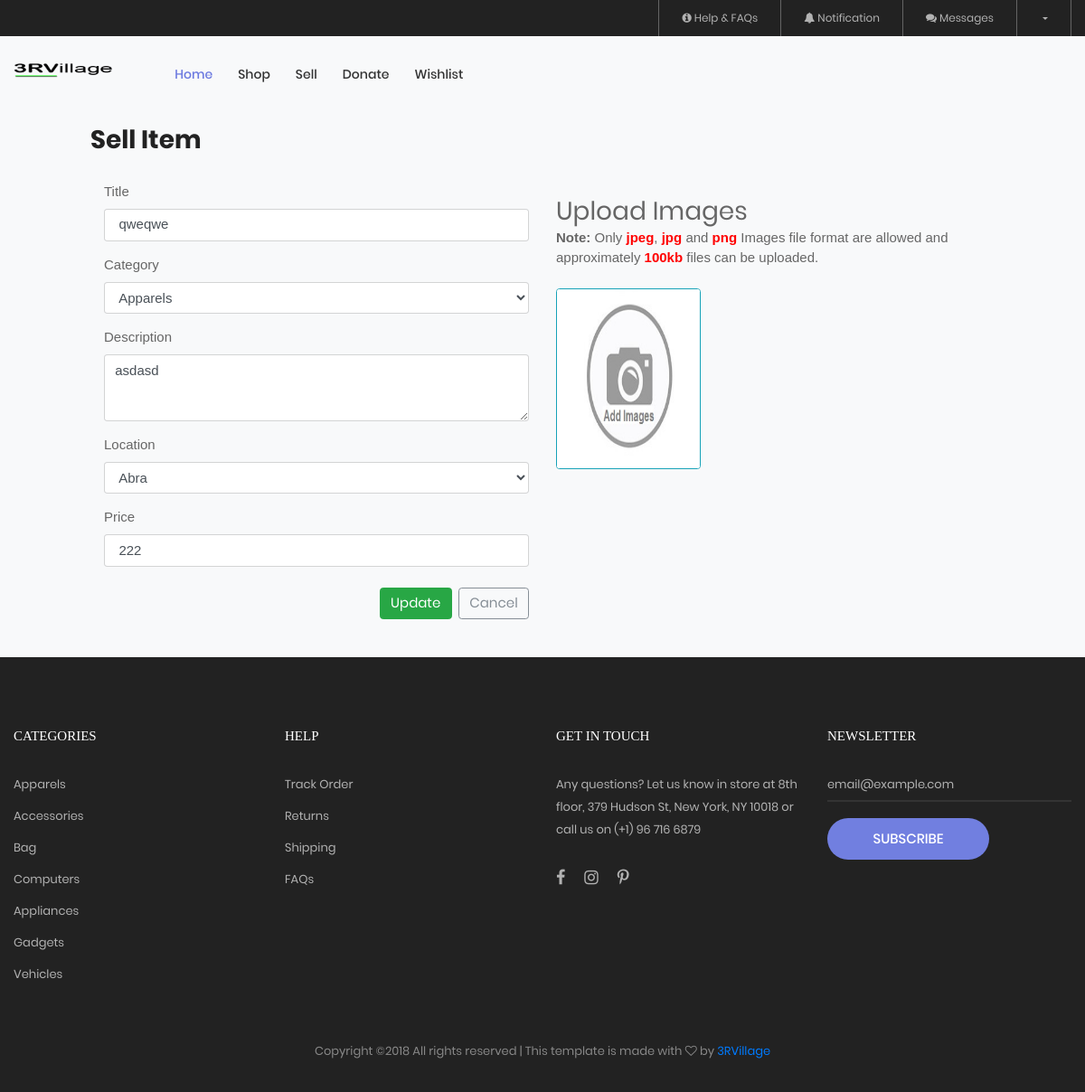
Page /updatepost.php?id=2 on the earlier database version.
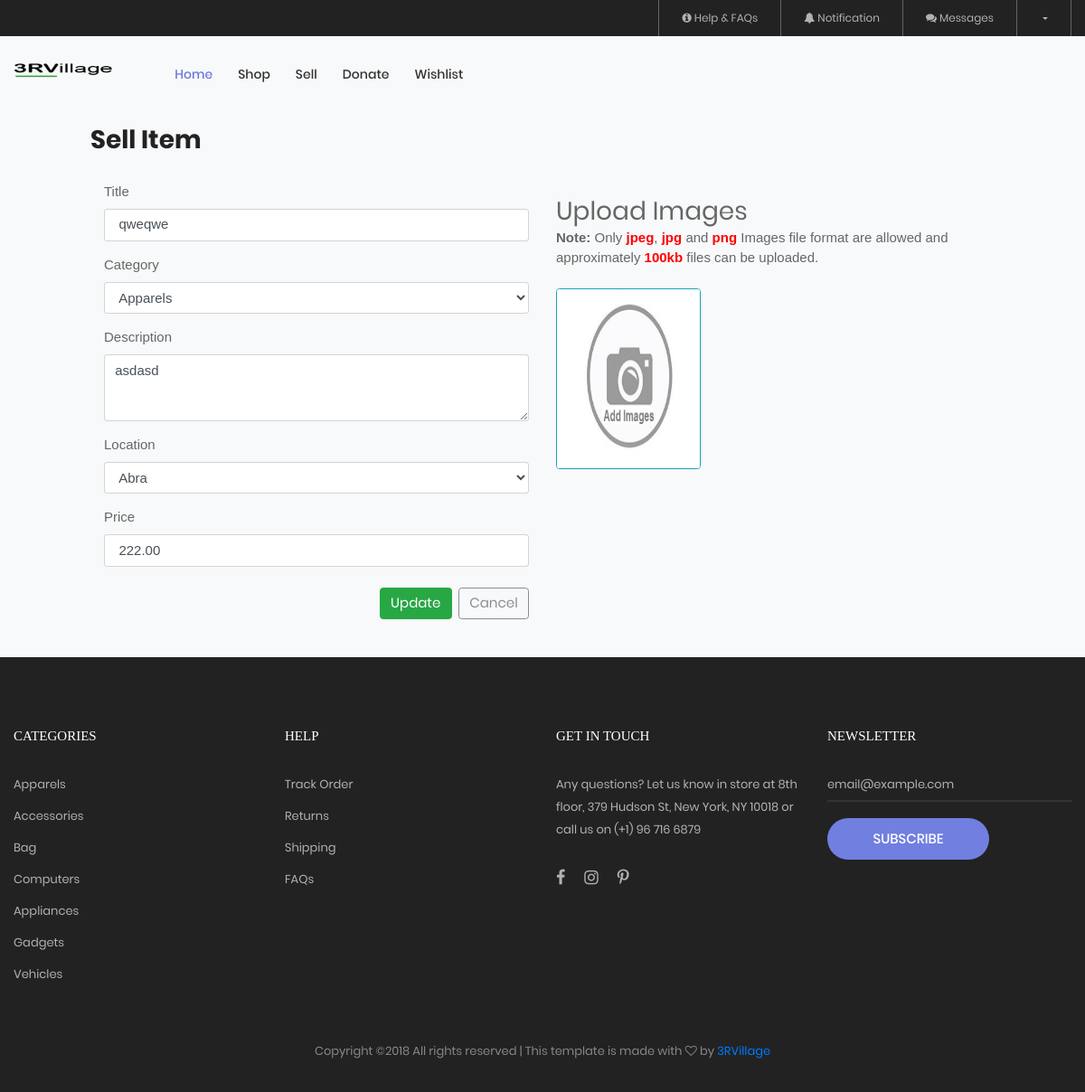
Same page on the later database version.
### tables this page shows
CREATE TABLE `itemsell` (
  `ItemSellID` int(11) NOT NULL,
  `SItemTitle` varchar(50) NOT NULL,
  `SItemCat` varchar(50) NOT NULL,
  `SItemDesc` varchar(255) NOT NULL,
  `SItemLocation` varchar(255) NOT NULL,
  `SItemPrice` decimal(10,2) NOT NULL,
  `SItemImages` varchar(255) NOT NULL,
  `SItemPosted` timestamp NOT NULL DEFAULT CURRENT_TIMESTAMP,
  `accountid` int(11) NOT NULL,
  `SItemStatus` int(11) NOT NULL DEFAULT '1'
);

### public/updatepost.php (the view, shortened to what this page needs)
<?php
  include('connection.php');
?>
<!DOCTYPE html>
<html lang="en">
<head>
  <?php include('link.php');?>
  </head>
<body class="bg-light">
    <?php
     include('header.php');
    ?>
<section class="col-sm-12 bg-light">
  <?php
          $id = $_GET['id'];
          $res = mysqli_query($conn, "SELECT * FROM itemsell WHERE ItemSellID = '$id'");
          while ($row = mysqli_fetch_array($res)){
     ?>
  <div class="row">
   <h4 class="ltext-102 cl5 m-t-100 m-l-100 m-b-30">Sell Item</h4>
  </div>
  <form id="uploadimage" action="" method="POST" enctype="multipart/form-data">
  <div class="row justify-content-center">
    <div class="col-sm-5">
      <div class="form-group">
        <label>Title </label>
        <input class="form-control" type="text" name="title" value=" <?php echo $row['SItemTitle'] ?>">
      </div>
      <?php
      include('category.php');
      ?>
      <div class="form-group">
        <label>Description</label>
        <textarea class="form-control" name="description" rows="3"><?php echo $row['SItemDesc'] ?></textarea>
      </div>
      <?php
      include('location.php');
      ?>
      <div class="form-group">
        <label>Price</label>
        <input class="form-control" type="text" name="price" value=" <?php echo $row['SItemPrice'] ?>">
      </div>
      <div class="mt-4 m-b-100">
         <a href="mypost.php"><button type="button" class="stext-106 btn btn-outline-secondary float-right" id="btnCancel">Cancel</button></a>
        <button type="submit" class="stext-106 btn btn-success float-right mr-2" id="btnSave" name="btnUpdate">Update</button>
      </div>
    </div>
    <div class="col-sm-5">
      <h5 class=" ltext-101 mt-3">Upload Images</h5>
      <span><b>Note:</b> Only <b><a id="textred">jpeg</a></b>, <b><a id="textred">jpg</a></b> and <b><a id="textred">png</a></b> Images file format are allowed and approximately <b><a id="textred">100kb</a></b> files can be uploaded.</span>
            <div id="selectImage">
            <img src="../images/default.jpg" class="img border border-info rounded mt-4" id="previewing1" style="cursor:pointer" width="160" height="200" />
            </div>
     </div>
     <?php } ?>
    </div>
    </form>
</section>
<?php
   include('footer.php');
?>
 </body>
</html>

### public/category.php (shortened to what this page needs)
<div class="form-group">
		<label>Category</label>
       	<select class="form-control" name="category">
     		 <option>Apparels</option>
   		</select>
    </div>

### public/location.php (shortened to what this page needs)
<div class="form-group">
		<label>Location</label>
       	<select class="form-control" name="location">
     		 <option>Abra</option>
   		</select>
    </div>

Differences in the rows shown:
changed itemsell "qweqwe": price "222" → "222.00"
